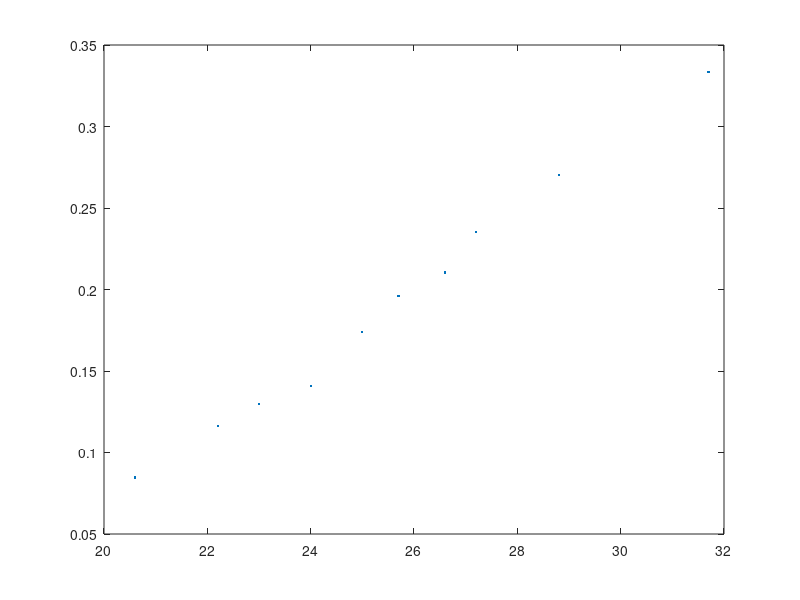

Source code (MATLAB): (Note: this script raises an error after producing the figure.)
close all; clear all; clc;
epsilon = [11.8 8.6 7.7 7.1 5.75 5.1 4.75 4.25 3.7 3.00];
susc = epsilon.^-1;
temp = [20.6 22.2 23 24 25 25.7 26.6 27.2 28.8 31.7]; 
x = temp;
y = susc;

plot(temp,susc,'.');
hold on

fun = @(A,B,gamma,x) A*x.^(gamma) + B;

fittedmodel = fit(x',y',fun,'StartPoint', [0 0 1]);
plot(fittedmodel, 'r');

disp(fittedmodel);
xlabel('Temperature (C^\circ)')
ylabel('(\Delta \epsilon)^{-1}')
title('Susceptibility of Liquid Crystals')
grid on

%%
close all; clear all; clc;
epsilon = [15.5 14.5 15.5 15.5 16 16.5 16.8 17.5 18 18.5 19 19.7 20.5 21 22];
susc = epsilon.^-1;
temp = [40.5 39.5 36.1 35.1 34.1 33 31.9 30.9 29.9 29 28 27 25.9 25.5 25.2]; 
x = temp;
y = susc;

plot(temp,susc,'.');
hold on

fun = @(A,B,gamma,x) A*x.^(gamma) + B;

fittedmodel = fit(x',y',fun,'StartPoint', [0 0 1]);
plot(fittedmodel, 'r');

disp(fittedmodel);
xlabel('Temperature (C^\circ)')
ylabel('(\Delta \epsilon)^{-1}')
title('Susceptibility of Liquid Crystals')
grid on